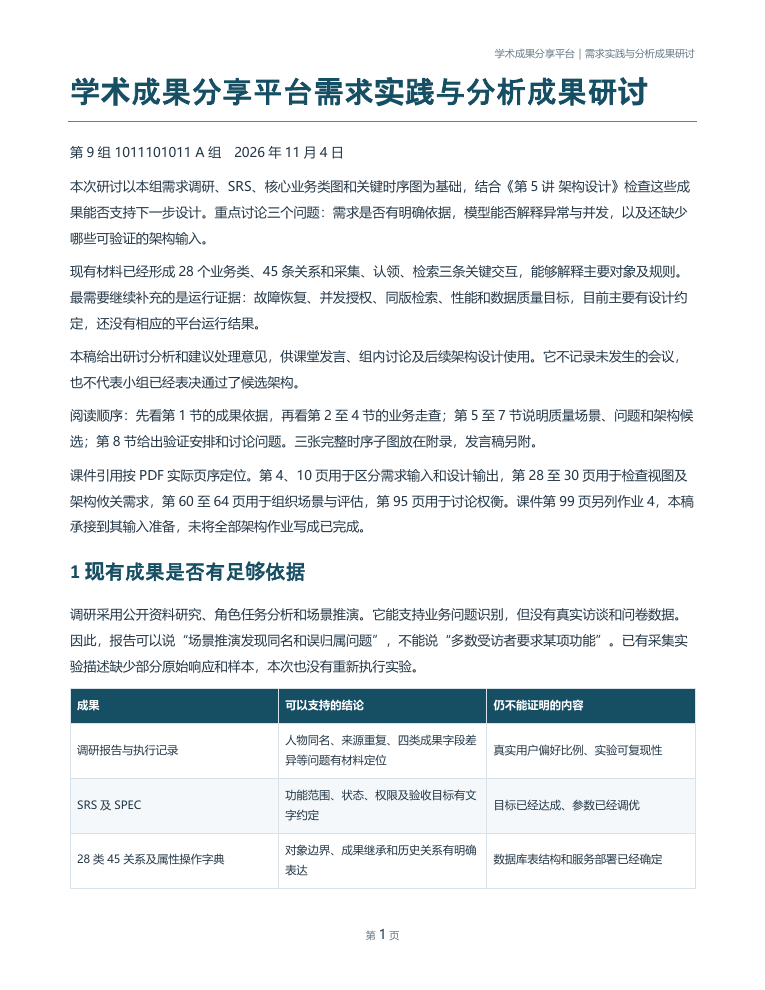
#> input picture .report-build/seminar/final2-01.png, 765 x 990 px; its folder holds 4 pictures in this run
$ python qa2.py
#> lines starting #> are read from the running program, lines starting #| are printed output that depends on the picture
from pathlib import Path
from PIL import Image,ImageDraw
from pypdf import PdfReader
p=Path('.report-build/seminar'); fs=sorted(p.glob('final2-*.png')); cards=[]
for f in fs:
 im=Image.open(f).convert('RGB'); im.thumbnail((306,396)); c=Image.new('RGB',(320,424),'white'); c.paste(im,((320-im.width)//2,10)); ImageDraw.Draw(c).text((8,402),f.stem,fill='black'); cards.append(c)
#> further down, im is the input picture: PIL image 765x990 RGB; mean R, G, B 234.8, 238.1, 239.8
#> after `im.thumbnail((306, 396))`:
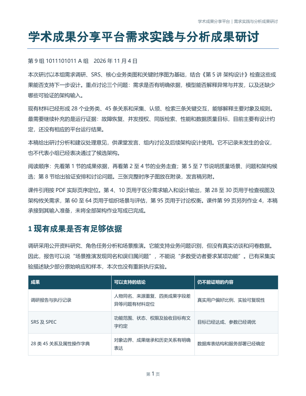
#> im: PIL image 306x396 RGB; mean R, G, B 234.5, 237.8, 239.6
#> after `c = Image.new('RGB', (320, 424), 'white')`: c: PIL image 320x424 RGB; every value is 255
#> after `c.paste(im, ((320 - im.width) // 2, 10))`:
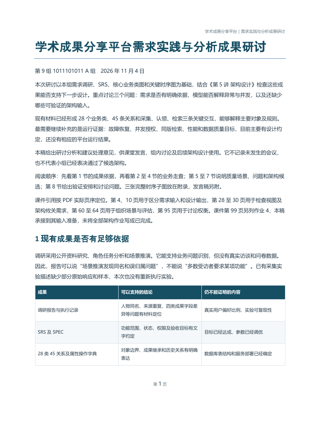
#> c: PIL image 320x424 RGB; mean R, G, B 236.7, 239.7, 241.2
#> pass 2 of the loop `for f in fs:`:
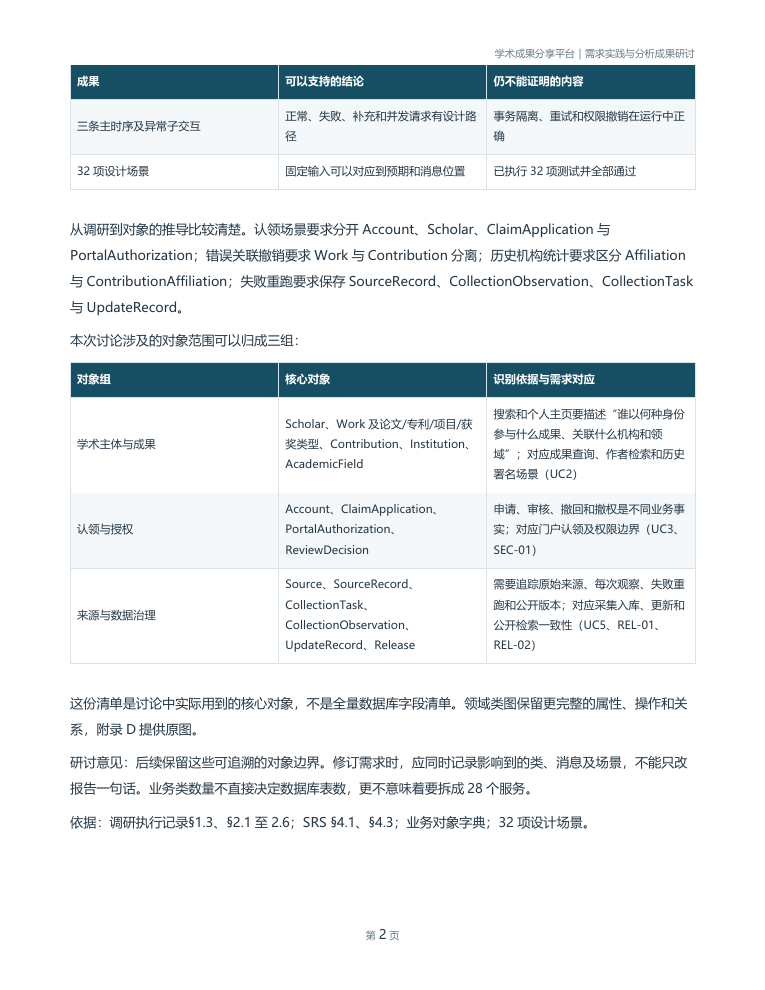
#> input picture .report-build/seminar/final2-02.png, 765 x 990 px
#> im is the input picture: PIL image 765x990 RGB; mean R, G, B 233.1, 237.2, 239.1
#> `im.thumbnail((306, 396))`:
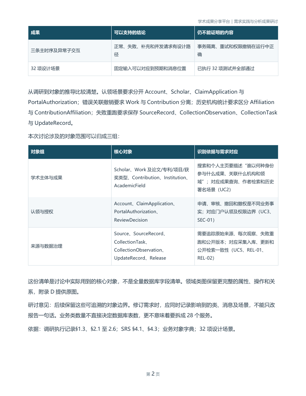
#> im: PIL image 306x396 RGB; mean R, G, B 232.9, 237.1, 239
#> `c.paste(im, ((320 - im.width) // 2, 10))`:
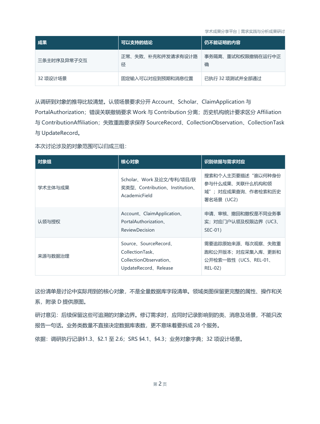
#> c: PIL image 320x424 RGB; mean R, G, B 235.2, 239, 240.7
#> pass 3 of the loop `for f in fs:`:
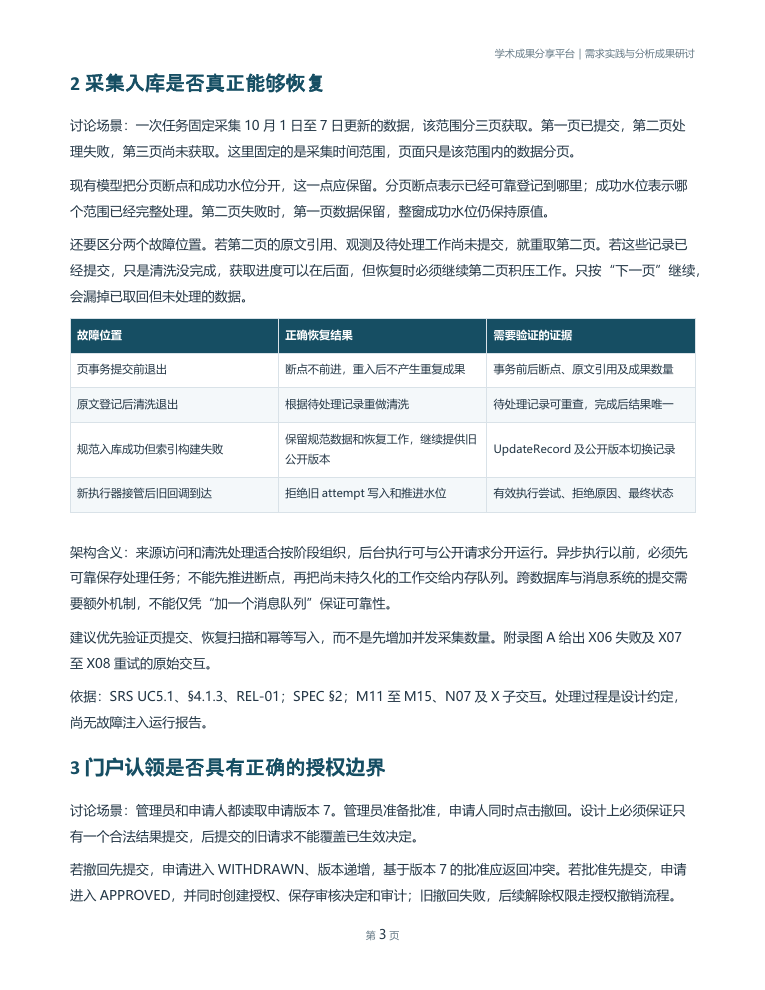
#> input picture .report-build/seminar/final2-03.png, 765 x 990 px
#> im is the input picture: PIL image 765x990 RGB; mean R, G, B 235, 238.1, 239.8
#> `im.thumbnail((306, 396))`:
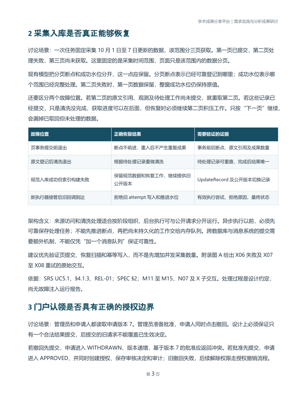
#> im: PIL image 306x396 RGB; mean R, G, B 234.7, 237.9, 239.5
#> `c.paste(im, ((320 - im.width) // 2, 10))`:
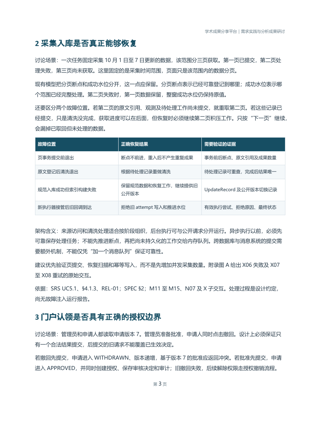
#> c: PIL image 320x424 RGB; mean R, G, B 236.9, 239.7, 241.2
#> the loop made 4 passes; the first 3 are shown
for bn,start in enumerate(range(0,len(cards),9),1):
 sh=Image.new('RGB',(960,1272),(220,225,230))
 for j,c in enumerate(cards[start:start+9]): sh.paste(c,((j%3)*320,(j//3)*424))
 sh.save(p/f'contact-final2-{bn}.png')
#> this loop made 1 pass
#> pass 1, `sh=Image.new('RGB',(960,1272),(220,225,230))`:
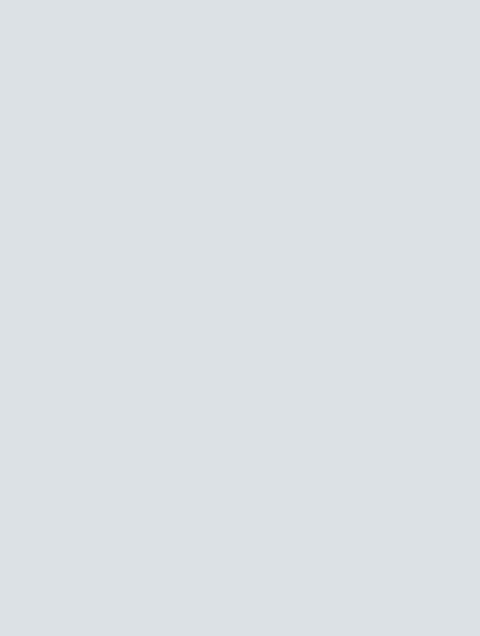
#> sh: PIL image 960x1272 RGB (shown at 1/2 size); mean R, G, B 220, 225, 230
#> pass 1, `sh.save(p/f'contact-final2-{bn}.png')`:
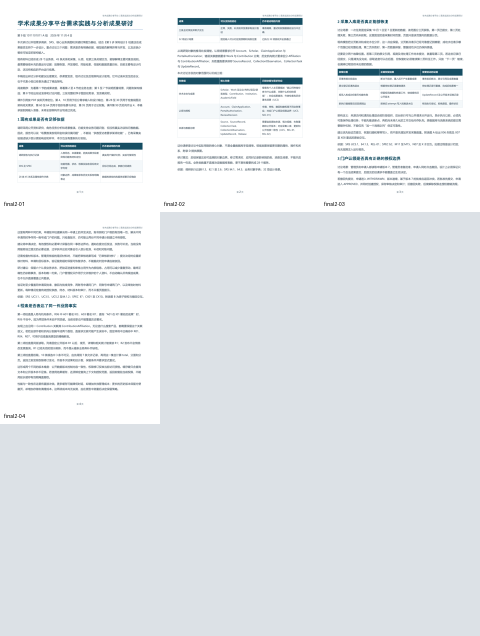
#> saved as contact-final2-1.png: PIL image 960x1272 RGB (shown at 1/2 size); mean R, G, B 227.6, 231.6, 235
#> after the loop:
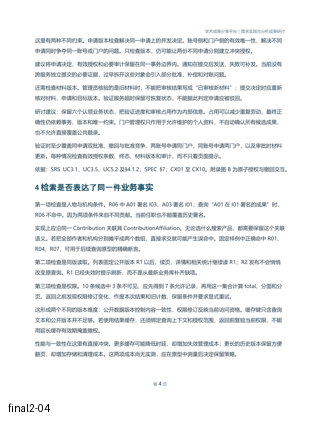
#> c: PIL image 320x424 RGB; mean R, G, B 240.5, 241.9, 242.9
#> (the run stopped early here; a loop or call above may not have finished)
